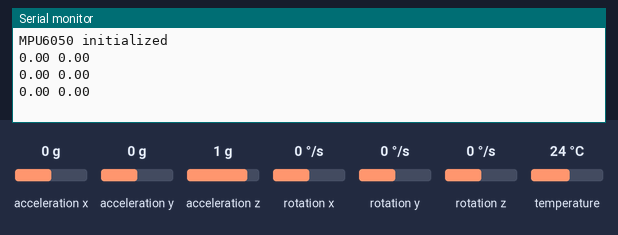
A sketch run on a simulated Arduino Uno, built with avr-gcc and run on an emulated ATmega328P. On the bench: the last lines printed to the serial monitor. The inputs (shaded band) are chosen by the test bench; at power-on: acceleration x 0 g, rotation x 0 °/s, acceleration y 0 g, acceleration z 1 g, rotation y 0 °/s, rotation z 0 °/s, temperature 24 °C.

Above: at 1.3 s.
1.4 s: acceleration x set to -1.4 g
At 1.9 s:
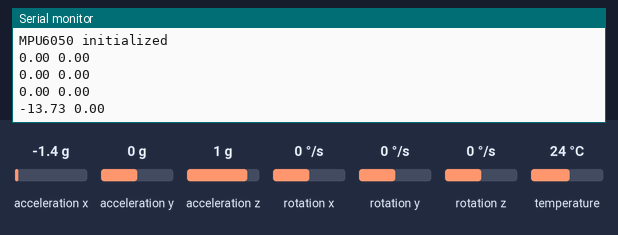
2.9 s: rotation x set to -192 °/s
At 3.4 s:
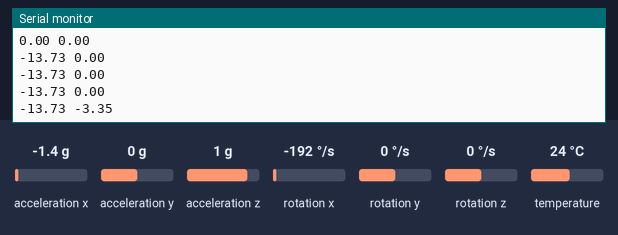
4.4 s: acceleration x set to -0.8 g
At 4.9 s:
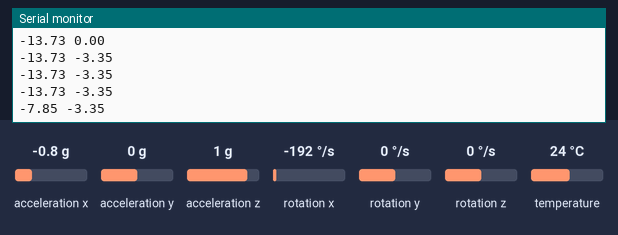
Timing chart, 0 to 7.4 s (numbered marks = the images above; inputs shaded):
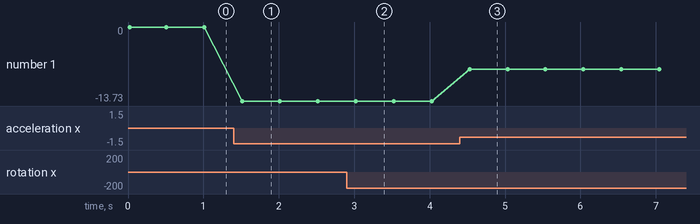

The sketch:

Mpu6050Test.ino
```cpp
//Stem Project about Gyroscope and accelerometer and complementary filter...
//mpu6050 Test on x axis

#include <Wire.h>
#include <Adafruit_MPU6050.h>
#include <Adafruit_Sensor.h>

Adafruit_MPU6050 mpu;

void setup() {
  Serial.begin(9600);
  if (!mpu.begin()) {
    Serial.println("Failed to find MPU6050 chip"); // error
    while (1) { delay(10); }
  }

  mpu.setAccelerometerRange(MPU6050_RANGE_8_G);
  mpu.setGyroRange(MPU6050_RANGE_500_DEG);

  Serial.println("MPU6050 initialized"); //succses
}

void loop() {
  sensors_event_t a, g, temp;
  mpu.getEvent(&a, &g, &temp);


  Serial.print(a.acceleration.x); //accelerometer x
  Serial.print(" ");
  Serial.println(g.gyro.x); //Gyroscope x

  delay(500);
}
```

Measured:
- after the input at 1.4 s, the serial monitor: prints a new line after 0.11 s (image 1)
- after the input at 2.9 s, the serial monitor: prints a new line after 0.12 s (image 2)
- after the input at 4.4 s, the serial monitor: prints a new line after 0.13 s (image 3)
- plotted number 1: 0 → -13.73 after the input at 1.4 s, -13.73 → -7.85 after the input at 4.4 s
